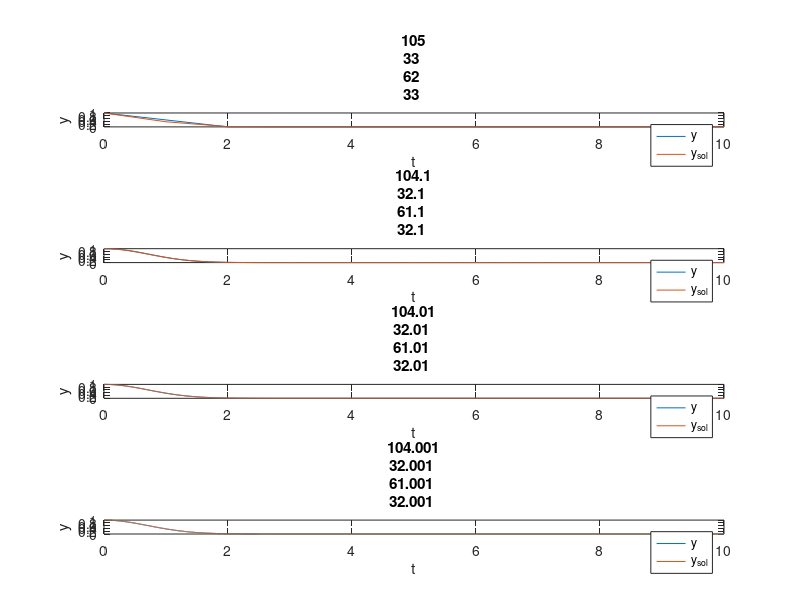
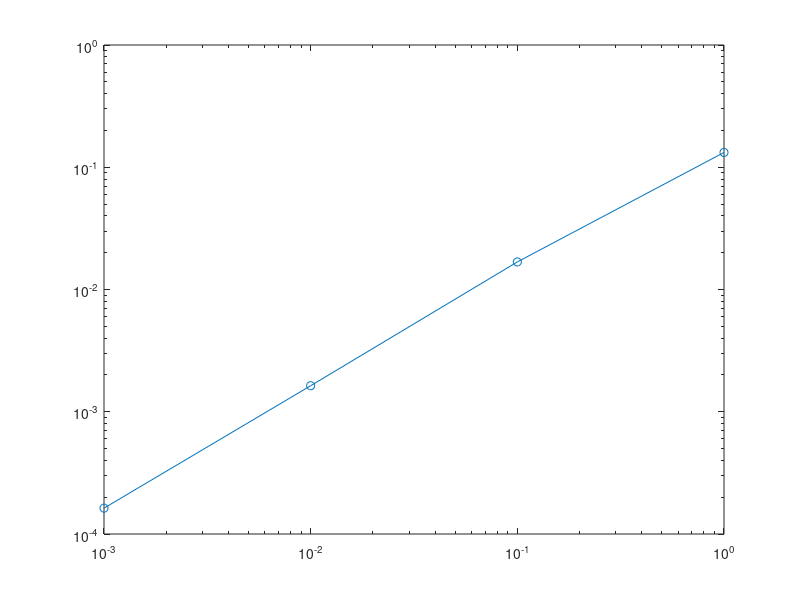
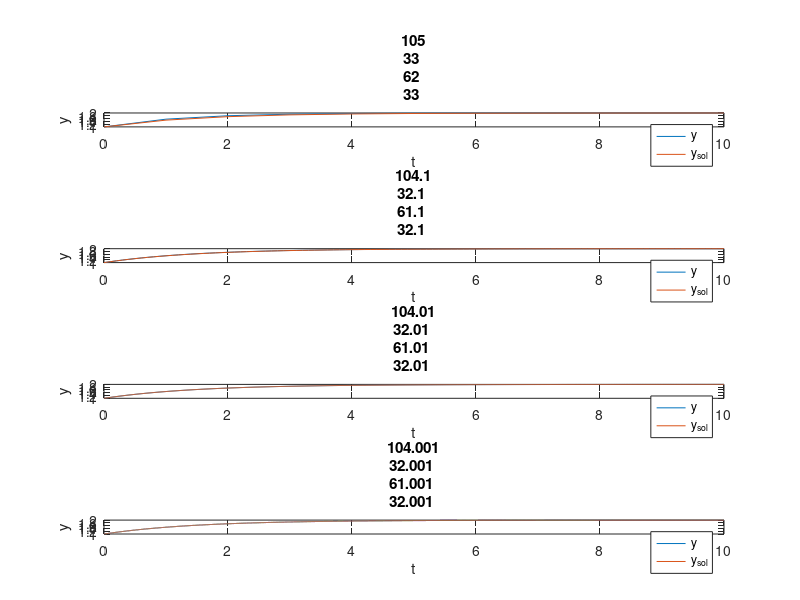
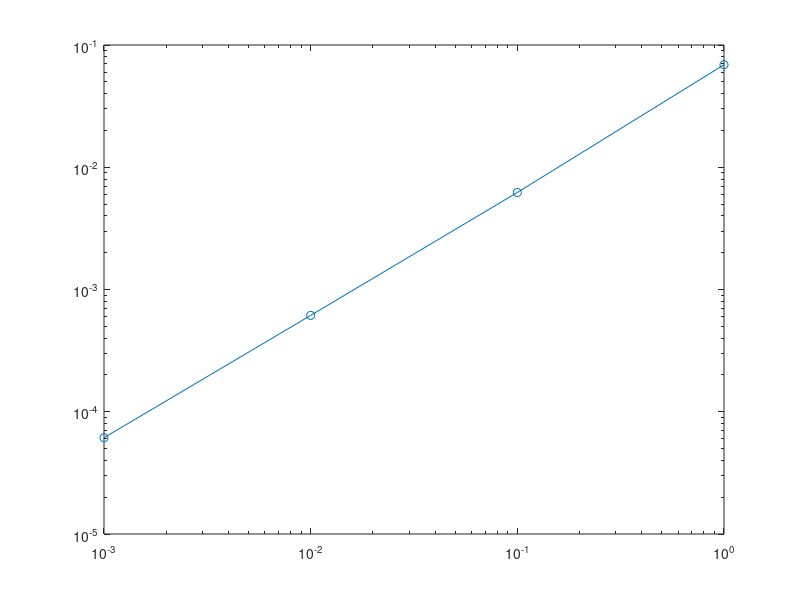

The MATLAB source for these figures, in order:
clear;
h = 0.01;
clear;

H = [1 1e-1 1e-2 1e-3];
dy = @(t, y) -2*t*y;  

figure;
plt = 1;
maxerr = zeros(1,4);

for h=H
    t = 0:h:10;
    y = zeros(1,length(t));
    y(1) = 1;
    y_sol = exp(-t.^2);
    err = zeros(1,length(t));
    
    for k = 2:length(t)
        fn = dy(t(k-1), y(k-1));
        fn_2 = dy(t(k-1) + 0.5 * h, y(k-1) + 0.5 * h * fn);
        y(k) = y(k-1) + 0.5*h*(fn+fn_2);
        err(k) = abs(y_sol(k) - y(k));
    end
    maxerr(plt) = max(err);
    subplot (4,1,plt);
    plot(t,y);
    title("h = "+h);
    xlabel("t");
    ylabel("y");
    hold on;
    plot(t,y_sol);
    legend("y", "y_{sol}");
    hold off;
    plt = plt + 1;
end
figure;
loglog(H, maxerr, '-o');


clear;
H = [1 1e-1 1e-2 1e-3];
dy = @(t, y) -2*t*y; 

figure;
plt = 1;
maxerr = zeros(1,4);

dy = @(t,y) (4-2*y)/3;
for h=H
    t = 0:h:10;
    y = zeros(1,length(t));
    y(1) = 1;
    y_sol = 2*(1-exp(-2*(t/3)))+exp(-2*(t/3));
    err = zeros(1,length(t));
    
    for k = 2:length(t)
        fn = dy(t(k-1), y(k-1));
        fn_2 = dy(t(k-1) + 0.5 * h, y(k-1) + 0.5 * h * fn);
        y(k) = y(k-1) + 0.5*h*(fn+fn_2);
        err(k) = abs(y_sol(k) - y(k));
    end
    maxerr(plt) = max(err);

    subplot (4,1,plt);
    plot(t,y);
    title("h = "+h);
    xlabel("t");
    ylabel("y");
    hold on;
    plot(t,y_sol);
    legend("y", "y_{sol}");
    hold off;
    plt = plt + 1;
end
figure;
loglog(H, maxerr, '-o');



